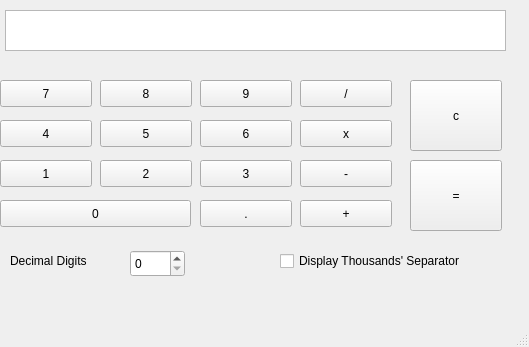
<?xml version="1.0" encoding="UTF-8"?>
<ui version="4.0">
 <class>MainWindow</class>
 <widget class="QMainWindow" name="MainWindow">
  <property name="geometry">
   <rect>
    <x>0</x>
    <y>0</y>
    <width>529</width>
    <height>347</height>
   </rect>
  </property>
  <property name="windowTitle">
   <string>MainWindow</string>
  </property>
  <widget class="QWidget" name="centralwidget">
   <widget class="QTextBrowser" name="textBrowser">
    <property name="geometry">
     <rect>
      <x>5</x>
      <y>10</y>
      <width>501</width>
      <height>41</height>
     </rect>
    </property>
   </widget>
   <widget class="QPushButton" name="seven">
    <property name="geometry">
     <rect>
      <x>0</x>
      <y>80</y>
      <width>92</width>
      <height>27</height>
     </rect>
    </property>
    <property name="text">
     <string>7</string>
    </property>
   </widget>
   <widget class="QPushButton" name="eight">
    <property name="geometry">
     <rect>
      <x>100</x>
      <y>80</y>
      <width>92</width>
      <height>27</height>
     </rect>
    </property>
    <property name="text">
     <string>8</string>
    </property>
   </widget>
   <widget class="QPushButton" name="nine">
    <property name="geometry">
     <rect>
      <x>200</x>
      <y>80</y>
      <width>92</width>
      <height>27</height>
     </rect>
    </property>
    <property name="text">
     <string>9</string>
    </property>
   </widget>
   <widget class="QPushButton" name="four">
    <property name="geometry">
     <rect>
      <x>0</x>
      <y>120</y>
      <width>92</width>
      <height>27</height>
     </rect>
    </property>
    <property name="text">
     <string>4</string>
    </property>
   </widget>
   <widget class="QPushButton" name="five">
    <property name="geometry">
     <rect>
      <x>100</x>
      <y>120</y>
      <width>92</width>
      <height>27</height>
     </rect>
    </property>
    <property name="text">
     <string>5</string>
    </property>
   </widget>
   <widget class="QPushButton" name="six">
    <property name="geometry">
     <rect>
      <x>200</x>
      <y>120</y>
      <width>92</width>
      <height>27</height>
     </rect>
    </property>
    <property name="text">
     <string>6</string>
    </property>
   </widget>
   <widget class="QPushButton" name="one">
    <property name="geometry">
     <rect>
      <x>0</x>
      <y>160</y>
      <width>92</width>
      <height>27</height>
     </rect>
    </property>
    <property name="text">
     <string>1</string>
    </property>
   </widget>
   <widget class="QPushButton" name="two">
    <property name="geometry">
     <rect>
      <x>100</x>
      <y>160</y>
      <width>92</width>
      <height>27</height>
     </rect>
    </property>
    <property name="text">
     <string>2</string>
    </property>
   </widget>
   <widget class="QPushButton" name="three">
    <property name="geometry">
     <rect>
      <x>200</x>
      <y>160</y>
      <width>92</width>
      <height>27</height>
     </rect>
    </property>
    <property name="text">
     <string>3</string>
    </property>
   </widget>
   <widget class="QPushButton" name="zero">
    <property name="geometry">
     <rect>
      <x>0</x>
      <y>200</y>
      <width>191</width>
      <height>27</height>
     </rect>
    </property>
    <property name="text">
     <string>0</string>
    </property>
   </widget>
   <widget class="QPushButton" name="dot">
    <property name="geometry">
     <rect>
      <x>200</x>
      <y>200</y>
      <width>92</width>
      <height>27</height>
     </rect>
    </property>
    <property name="text">
     <string>.</string>
    </property>
   </widget>
   <widget class="QPushButton" name="divide">
    <property name="geometry">
     <rect>
      <x>300</x>
      <y>80</y>
      <width>92</width>
      <height>27</height>
     </rect>
    </property>
    <property name="text">
     <string>/</string>
    </property>
   </widget>
   <widget class="QPushButton" name="multiply">
    <property name="geometry">
     <rect>
      <x>300</x>
      <y>120</y>
      <width>92</width>
      <height>27</height>
     </rect>
    </property>
    <property name="text">
     <string>x</string>
    </property>
   </widget>
   <widget class="QPushButton" name="minus">
    <property name="geometry">
     <rect>
      <x>300</x>
      <y>160</y>
      <width>92</width>
      <height>27</height>
     </rect>
    </property>
    <property name="text">
     <string>-</string>
    </property>
   </widget>
   <widget class="QPushButton" name="plus">
    <property name="geometry">
     <rect>
      <x>300</x>
      <y>200</y>
      <width>92</width>
      <height>27</height>
     </rect>
    </property>
    <property name="text">
     <string>+</string>
    </property>
   </widget>
   <widget class="QPushButton" name="new_2">
    <property name="geometry">
     <rect>
      <x>410</x>
      <y>80</y>
      <width>92</width>
      <height>71</height>
     </rect>
    </property>
    <property name="text">
     <string>c</string>
    </property>
   </widget>
   <widget class="QPushButton" name="equal">
    <property name="geometry">
     <rect>
      <x>410</x>
      <y>160</y>
      <width>92</width>
      <height>71</height>
     </rect>
    </property>
    <property name="text">
     <string>=</string>
    </property>
   </widget>
   <widget class="QCheckBox" name="ThousandsSeparator">
    <property name="geometry">
     <rect>
      <x>280</x>
      <y>250</y>
      <width>221</width>
      <height>22</height>
     </rect>
    </property>
    <property name="text">
     <string>Display Thousands' Separator</string>
    </property>
   </widget>
   <widget class="QSpinBox" name="DecimalDigits">
    <property name="geometry">
     <rect>
      <x>130</x>
      <y>250</y>
      <width>55</width>
      <height>27</height>
     </rect>
    </property>
   </widget>
   <widget class="QLabel" name="label">
    <property name="geometry">
     <rect>
      <x>10</x>
      <y>250</y>
      <width>101</width>
      <height>21</height>
     </rect>
    </property>
    <property name="text">
     <string>Decimal Digits</string>
    </property>
   </widget>
  </widget>
  <widget class="QMenuBar" name="menubar">
   <property name="geometry">
    <rect>
     <x>0</x>
     <y>0</y>
     <width>529</width>
     <height>25</height>
    </rect>
   </property>
  </widget>
  <widget class="QStatusBar" name="statusbar"/>
 </widget>
 <resources/>
 <connections/>
</ui>
